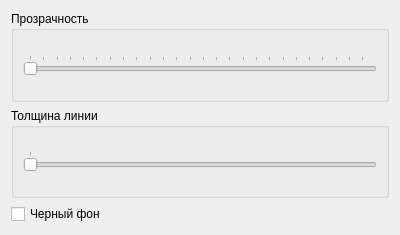
<?xml version="1.0" encoding="UTF-8"?>
<ui version="4.0">
 <class>GraphSettingDialog</class>
 <widget class="QDialog" name="GraphSettingDialog">
  <property name="geometry">
   <rect>
    <x>0</x>
    <y>0</y>
    <width>400</width>
    <height>235</height>
   </rect>
  </property>
  <property name="maximumSize">
   <size>
    <width>400</width>
    <height>235</height>
   </size>
  </property>
  <property name="windowTitle">
   <string>Вид графика</string>
  </property>
  <layout class="QVBoxLayout" name="verticalLayout_3">
   <item>
    <widget class="QGroupBox" name="groupBox">
     <property name="title">
      <string>Прозрачность</string>
     </property>
     <layout class="QVBoxLayout" name="verticalLayout">
      <item>
       <layout class="QHBoxLayout" name="horizontalLayout">
        <property name="topMargin">
         <number>5</number>
        </property>
        <property name="bottomMargin">
         <number>5</number>
        </property>
        <item>
         <widget class="QSlider" name="slrColorTransparent">
          <property name="maximum">
           <number>255</number>
          </property>
          <property name="orientation">
           <enum>Qt::Horizontal</enum>
          </property>
          <property name="tickPosition">
           <enum>QSlider::TicksAbove</enum>
          </property>
         </widget>
        </item>
       </layout>
      </item>
     </layout>
    </widget>
   </item>
   <item>
    <widget class="QGroupBox" name="groupBox_2">
     <property name="title">
      <string>Толщина линии</string>
     </property>
     <layout class="QVBoxLayout" name="verticalLayout_2">
      <item>
       <layout class="QHBoxLayout" name="horizontalLayout_2">
        <property name="topMargin">
         <number>5</number>
        </property>
        <property name="bottomMargin">
         <number>5</number>
        </property>
        <item>
         <widget class="QSlider" name="slrPenWidth">
          <property name="minimum">
           <number>1</number>
          </property>
          <property name="maximum">
           <number>5</number>
          </property>
          <property name="orientation">
           <enum>Qt::Horizontal</enum>
          </property>
          <property name="tickPosition">
           <enum>QSlider::TicksAbove</enum>
          </property>
         </widget>
        </item>
       </layout>
      </item>
     </layout>
    </widget>
   </item>
   <item>
    <widget class="QCheckBox" name="chbDarkTheme">
     <property name="text">
      <string>Черный фон</string>
     </property>
    </widget>
   </item>
  </layout>
 </widget>
 <resources/>
 <connections/>
</ui>
